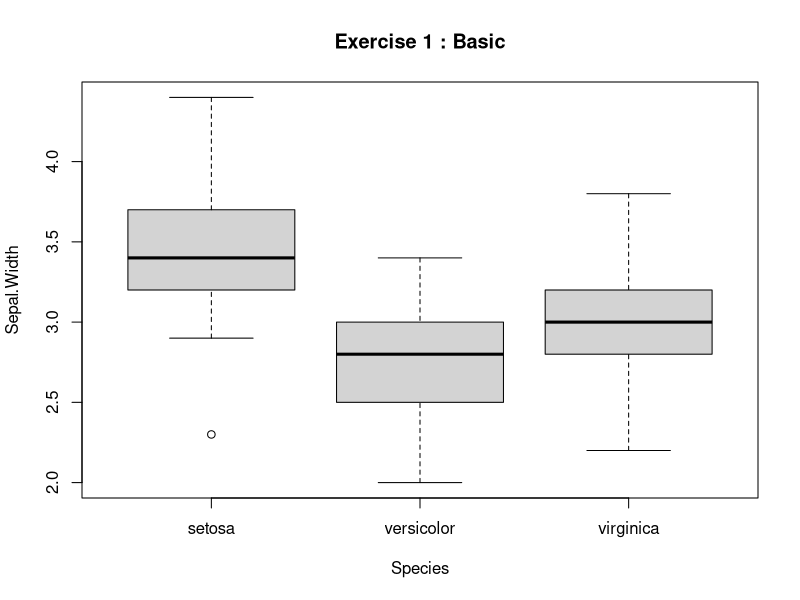
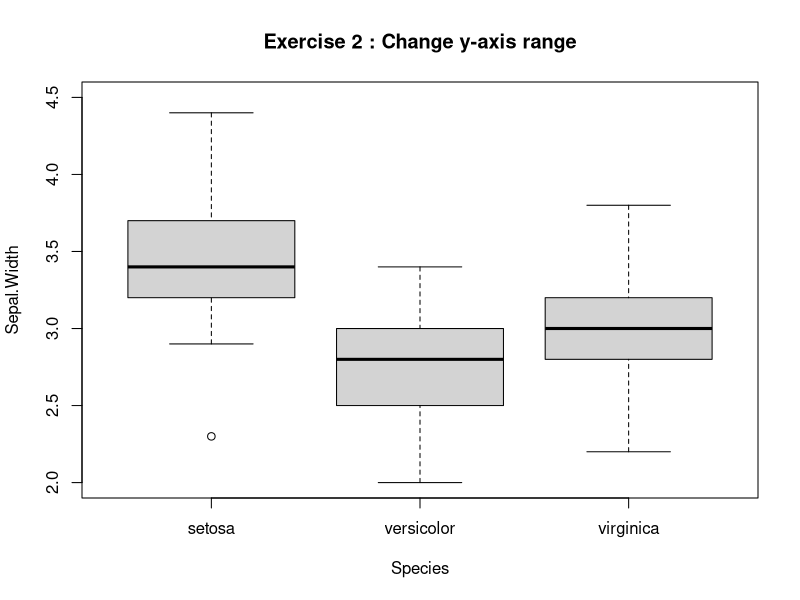
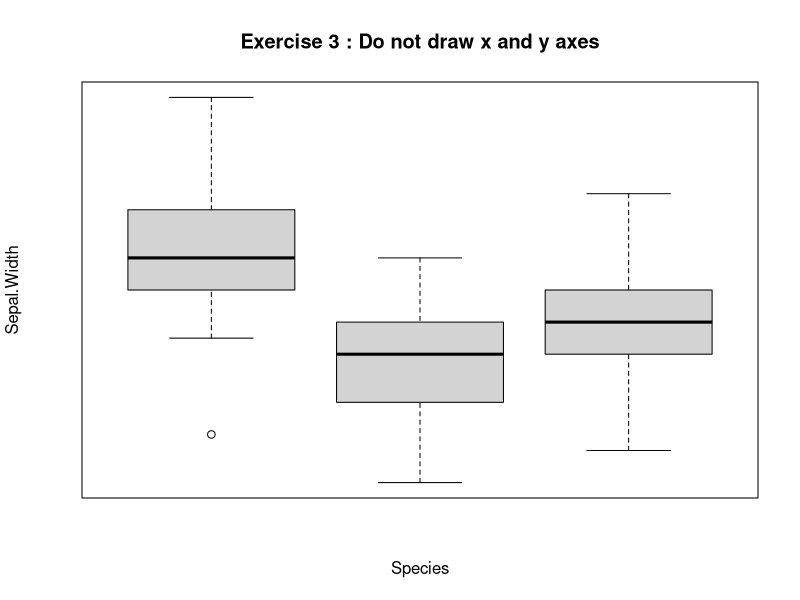
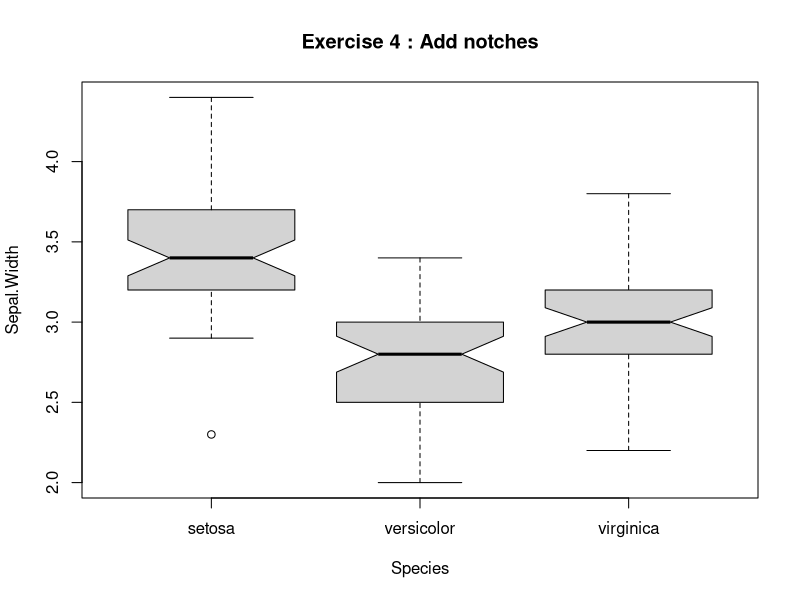
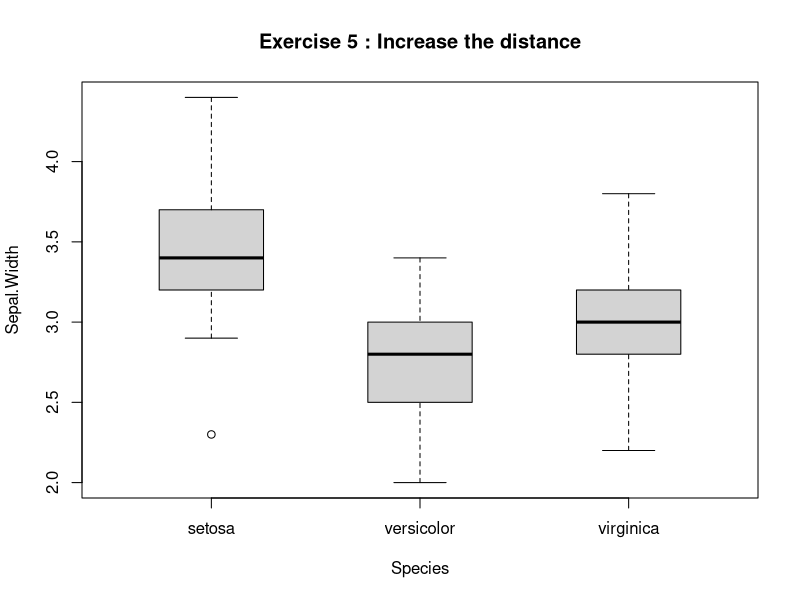
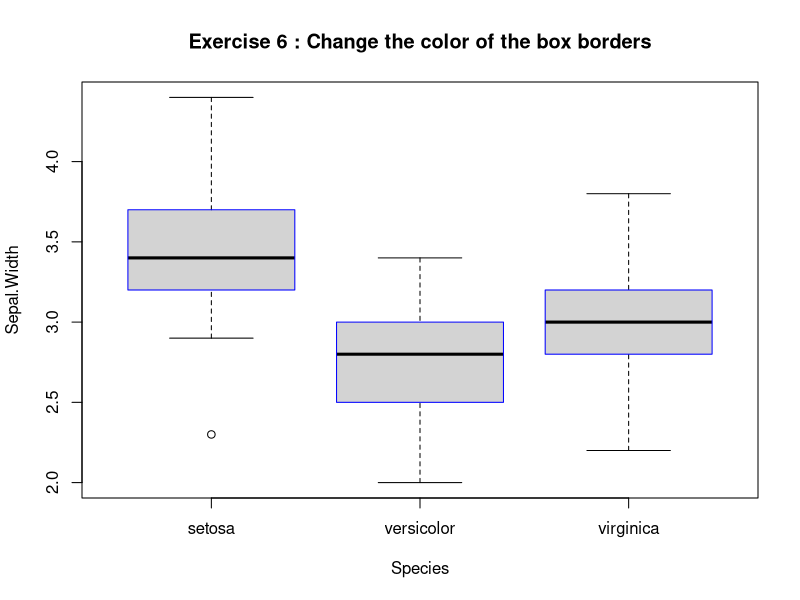
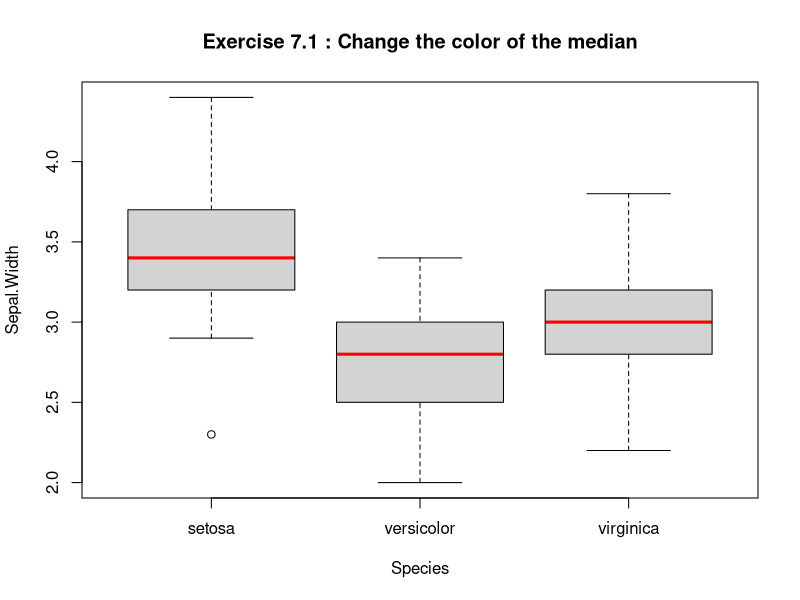
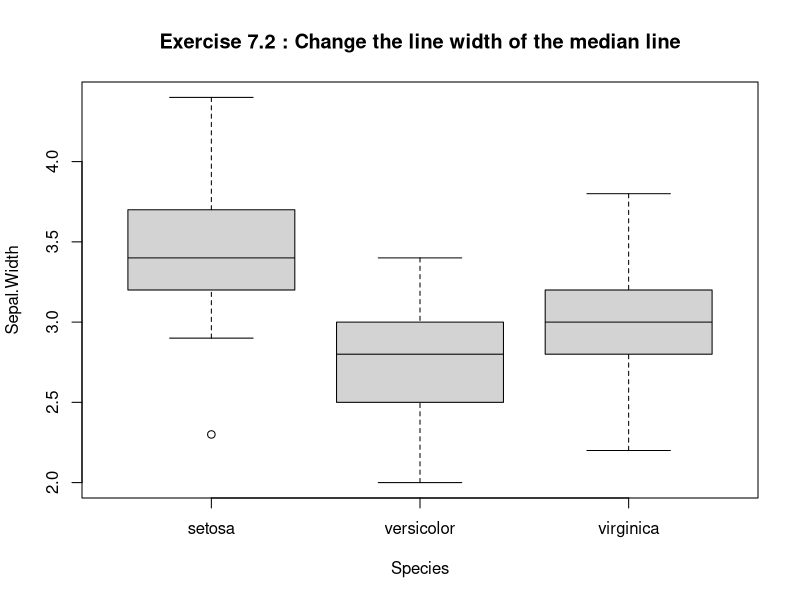

Reproduce these figures in R, in order.
##
# This file is the introduction to R homework.
# Exercise 9
# File Name : ex9.R
#
# Exercises Link : https://www.r-exercises.com/2016/09/26/replicating-plots-boxplot-exercises/
#

utils.assert <- function(fact, proposition) {
    if (proposition == FALSE) {
        cat("Proposition is not satisfied \n")
        cat(" Invaild proposition : '", fact, "' \n", sep="")
        stopifnot(proposition)
    }
}

utils.genEX <- function(cnt, colon=TRUE, addition="", strip=TRUE) {

    sub <- paste("Exercise", cnt)

    if (colon) {
        sub <- paste(sub, ":")
    }

    if (addition != "") {
        sub <- paste(sub, addition)
    }

    if (strip) {
        sub <- paste(sub, "\n")      
    }

    return (sub)
}

utils.dump <- function(answers, cnt=0) {

    utils.assert("The output answer(s) must be list",
                     is.list(answers))
    utils.assert("The number of output answer(s) must be great than zero", 
                     length(answers) > 0)
    utils.assert("The count must be numeric", is.numeric(cnt))

    cat(rep("~", 40), "\n", sep="")
    cat(utils.genEX(cnt))
    len = length(answers)
    if (len == 1) {
        out = answers[[1]]
        print(out)
    } else {
        for (i in c(1:len)) {
            cat(" output", i, ":\n")
            out = answers[[i]]
            print(out)
            cat("\n")
        }
    }
    cat("\n")
}

# boxplot(x, …)
# S3 method for formula
# boxplot(formula, data = NULL, …, subset, na.action = NULL,
#         xlab = mklab(y_var = horizontal),
#         ylab = mklab(y_var =!horizontal),
#         add = FALSE, ann = !add, horizontal = FALSE,
#         drop = FALSE, sep = ".", lex.order = FALSE)
#
# S3 method for default
# boxplot(x, …, range = 1.5, width = NULL, varwidth = FALSE,
#         notch = FALSE, outline = TRUE, names, plot = TRUE,
#         border = par("fg"), col = NULL, log = "",
#         pars = list(boxwex = 0.8, staplewex = 0.5, outwex = 0.5),
#         ann = !add, horizontal = FALSE, add = FALSE, at = NULL)
#
#  
# formula :
# a formula, such as y ~ grp, where y is a numeric vector of data values to be split into groups according to the grouping variable grp (usually a factor). Note that ~ g1 + g2 is equivalent to g1:g2.
#
# data :
# a data.frame (or list) from which the variables in formula should be taken.
#
# subset :
# an optional vector specifying a subset of observations to be used for plotting.
#
# na.action :
# a function which indicates what should happen when the data contain NAs. The default is to ignore missing values in either the response or the group.
#
# xlab, ylab :
# x- and y-axis annotation, since R 3.6.0 with a non-empty default. Can be suppressed by ann=FALSE.
#
# ann :
# logical indicating if axes should be annotated (by xlab and ylab).
# 
# drop, sep, lex.order :
# passed to split.default, see there.
#
# x :
# for specifying data from which the boxplots are to be produced. Either a numeric vector, or a single list containing such vectors. Additional unnamed arguments specify further data as separate vectors (each corresponding to a component boxplot). NAs are allowed in the data.
#
# … :
# For the formula method, named arguments to be passed to the default method.
#
# For the default method, unnamed arguments are additional data vectors (unless x is a list when they are ignored), and named arguments are arguments and graphical parameters to be passed to bxp in addition to the ones given by argument pars (and override those in pars). Note that bxp may or may not make use of graphical parameters it is passed: see its documentation.
#
# range :
# this determines how far the plot whiskers extend out from the box. If range is positive, the whiskers extend to the most extreme data point which is no more than range times the interquartile range from the box. A value of zero causes the whiskers to extend to the data extremes.
#
# width :
# a vector giving the relative widths of the boxes making up the plot.
#
# varwidth :
# if varwidth is TRUE, the boxes are drawn with widths proportional to the square-roots of the number of observations in the groups.
#
# notch :
# if notch is TRUE, a notch is drawn in each side of the boxes. If the notches of two plots do not overlap this is ‘strong evidence’ that the two medians differ (Chambers et al, 1983, p.62). See boxplot.stats for the calculations used.
#
# outline :
# if outline is not true, the outliers are not drawn (as points whereas S+ uses lines).
#
# names :
# group labels which will be printed under each boxplot. Can be a character vector or an expression (see plotmath).
#
# boxwex :
# a scale factor to be applied to all boxes. When there are only a few groups, the appearance of the plot can be improved by making the boxes narrower.
#
# staplewex :
# staple line width expansion, proportional to box width.
#
# outwex :
# outlier line width expansion, proportional to box width.
#
# plot :
# if TRUE (the default) then a boxplot is produced. If not, the summaries which the boxplots are based on are returned.
#
# border :
# an optional vector of colors for the outlines of the boxplots. The values in border are recycled if the length of border is less than the number of plots.
#
# col :
# if col is non-null it is assumed to contain colors to be used to colour the bodies of the box plots. By default they are in the background colour.
#
# log :
# character indicating if x or y or both coordinates should be plotted in log scale.
#
# pars :
# a list of (potentially many) more graphical parameters, e.g., boxwex or outpch; these are passed to bxp (if plot is true); for details, see there.
#
# horizontal :
# logical indicating if the boxplots should be horizontal; default FALSE means vertical boxes.
#
# add :
# logical, if true add boxplot to current plot.
#
# at :
# numeric vector giving the locations where the boxplots should be drawn, particularly when add = TRUE; defaults to 1:n where n is the number of boxes.
#
# xaxt :
# Plotting parameter for x-axis generation. Default is not to produce an x-axis.
#
# yaxt :
# Plotting parameter for y-axis generation. Default is not to produce an y-axis.
#
# outlty, outlwd, outpch, outcex, outcol, outbg:
# outlier line type, line width, point character, point size expansion, color, and background color. The default outlty = "blank" suppresses the lines and outpch = NA suppresses points.
#
# medlty, medlwd, medpch, medcex, medcol, medbg:
# median line type, line width, point character, point size expansion, color, and background color. The default medpch = NA suppresses the point, and medlty = "blank" does so for the line. Note that medlwd defaults to 3x the default lwd.
#


####################

#                  #

#    Exercise 1    #

#                  #

####################
#
# Make a default boxplot of Sepal.Width stratified by Species.
#

boxplot(formula=Sepal.Width ~ Species,
        data=iris,
        main=utils.genEX(1, addition="Basic", strip=F))

####################

#                  #

#    Exercise 2    #

#                  #

####################
#
# Change the range of the y-axis so it starts at 2 and ends at 4.5.
#

boxplot(formula=Sepal.Width ~ Species,
        data=iris,
        ylim=c(2, 4.5),
        main=utils.genEX(2, addition="Change y-axis range", strip=F))


####################

#                  #

#    Exercise 3    #

#                  #

####################
#
# Modify the boxplot function so it doesn’t draw ticks nor labels of the x and y axes.
#

boxplot(formula=Sepal.Width ~ Species,
        data=iris,
        xaxt='n',
        yaxt='n',
        main=utils.genEX(3, addition="Do not draw x and y axes", strip=F))


####################

#                  #

#    Exercise 4    #

#                  #

####################
#
# Add notches (triangular dents around the median representing confidence intervals) to the boxes in the plot.
#

boxplot(formula=Sepal.Width ~ Species,
        data=iris,
        notch=TRUE,
        main=utils.genEX(4, addition="Add notches", strip=F))

####################

#                  #

#    Exercise 5    #

#                  #

####################
#
# Increase the distance between boxes in the plot.
#

boxplot(formula=Sepal.Width ~ Species,
        data=iris,
        boxwex=0.5,
        main=utils.genEX(5, addition="Increase the distance", strip=F))

####################

#                  #

#    Exercise 6    #

#                  #

####################
#
# Change the color of the box borders to blue.
#

boxplot(formula=Sepal.Width ~ Species,
        data=iris,
        boxcol="blue",
        main=utils.genEX(6, addition="Change the color of the box borders", strip=F))

####################

#                  #

#    Exercise 7   #

#                  #

####################
#
# a. Change the color of the median lines to red.
# b. Change the line width of the median line to 1.
#

# Answer a.
boxplot(formula=Sepal.Width ~ Species,
        data=iris,
        medcol="red",
        main=utils.genEX(7.1, addition="Change the color of the median", strip=F))

# Answer b.
boxplot(formula=Sepal.Width ~ Species,
        data=iris,
        medlwd=1,
        main=utils.genEX(7.2, addition="Change the line width of the median line", strip=F))

####################

#                  #

#    Exercise 8   #

#                  #

####################
#
# a. Change the color of the outlier points to red.
# b. Change the symbol of the outlier points to “+”.
# c. Change the size of the outlier points to 0.8.
#

# Answer a.
boxplot(formula=Sepal.Width ~ Species,
        data=iris,
        outcol="red",
        main=utils.genEX(8.1, addition="Change the color of the outlier points", strip=F))

# Answer b.
boxplot(formula=Sepal.Width ~ Species,
        data=iris,
        outpch=3,
        main=utils.genEX(8.2, addition="Change the symbol of the outlier points", strip=F))

# Answer c.
boxplot(formula=Sepal.Width ~ Species,
        data=iris,
        outcex=0.8,
        main=utils.genEX(8.3, addition="Change the size of the outlier points", strip=F))


####################

#                  #

#    Exercise 9    #

#                  #

####################
#
# a. Add the title to the boxplot (try to replicate the style of matlab’s boxplot).
# b. Add the y-axis label to the boxplot (try to replicate the style of matlab’s boxplot).
#

# Answer a.
boxplot(formula=Sepal.Width ~ Species,
        data=iris,
        main=utils.genEX(9.1, addition="Add the title to the boxplot", strip=F))

# Answer b.
boxplot(formula=Sepal.Width ~ Species,
        data=iris,
        main=utils.genEX(9.2, addition="Add the y-axis label to the boxplot", strip=F))
mtext("Sepal width in mm", 2, cex=0.9, line=2)

####################

#                  #

#    Exercise 10   #

#                  #

####################
#
# a. Add x-axis (try to make it resemble the x-axis in the matlab’s boxplot)
# b. Add y-axis (try to make it resemble the y-axis in the matlab’s boxplot)
# c. Add the y-axis ticks on the other side.
#

lab <- format(as.character(pretty(c(2,4.5))), drop0trailing=TRUE, justify="right")

# Answer a.
boxplot(formula=Sepal.Width ~ Species,
        data=iris,
        xaxt='n',
        yaxt='n',
        main=utils.genEX(10.1, addition="Add x-axis", strip=F))
axis(2, tck=0.02, at=pretty(c(2,4.5)), labels=lab, las=1, hadj=0.3)

# Answer b.
boxplot(formula=Sepal.Width ~ Species,
        data=iris,
        xaxt='n',
        yaxt='n',
        main=utils.genEX(10.2, addition="Add y-axis", strip=F))
axis(4, tck=0.02, labels=FALSE)

# Answer c.
boxplot(formula=Sepal.Width ~ Species,
        data=iris,
        xaxt='n',
        yaxt='n',
        main=utils.genEX(10.3, addition="Add the y-axis ticks on the other side", strip=F))
axis(1, at=1:3, labels=unique(iris$Species), tck=0, padj=-1)


# Final.
boxplot(formula=Sepal.Width ~ Species,
        data=iris, ylim=c(2, 4.5),
        xaxt='n', yaxt='n',
        notch=TRUE,
        boxwex=0.5,
        boxcol="blue",
        medcol="red",
        medlwd=1,
        outcol="red",
        outpch=3,
        outcex=0.8,
        main=utils.genEX(10.4, addition="Comparison of three species in the Fisher iris data", strip=F))

mtext("Sepal width in mm", 2, cex=0.9, line=2)
lab <- format(as.character(pretty(c(2,4.5))), drop0trailing=TRUE, justify="right")
axis(2, tck=0.02, at=pretty(c(2,4.5)), labels=lab, las=1, hadj=0.3)
axis(4, tck=0.02, labels=FALSE)
axis(1, at=1:3, labels=unique(iris$Species), tck=0, padj=-1)



